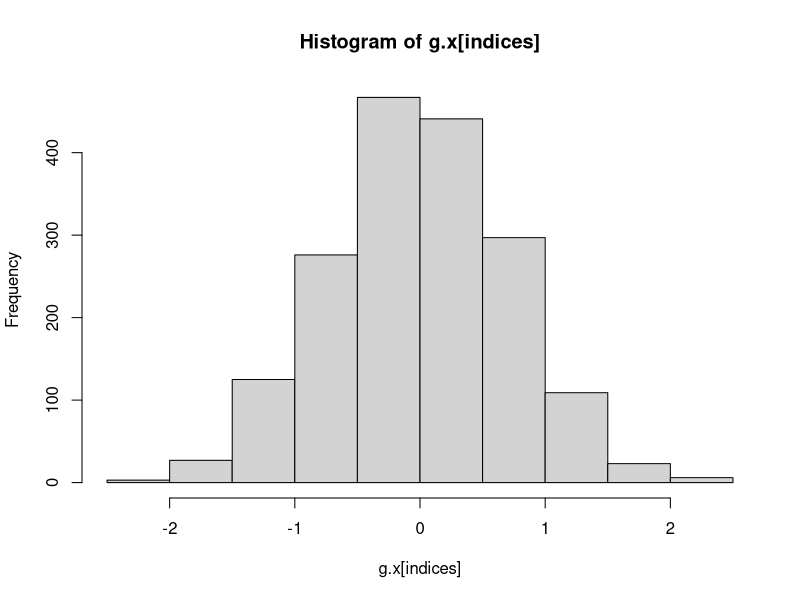
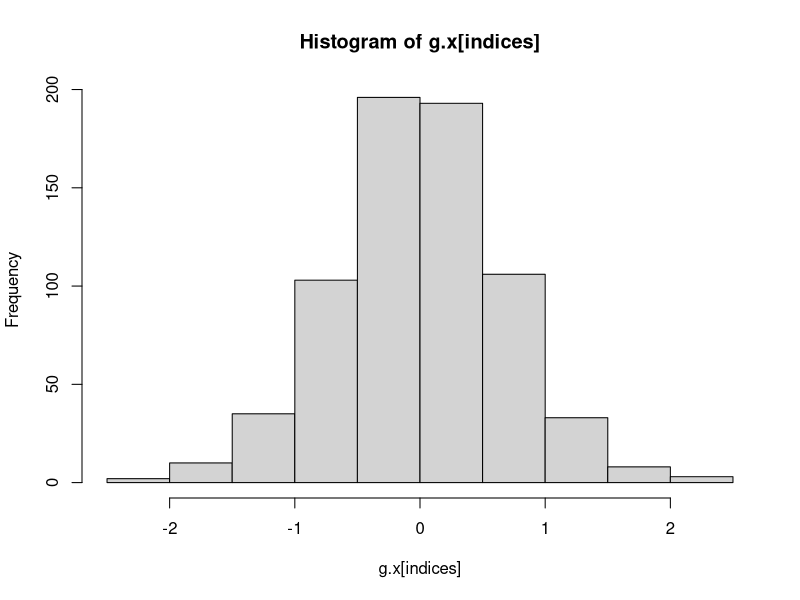
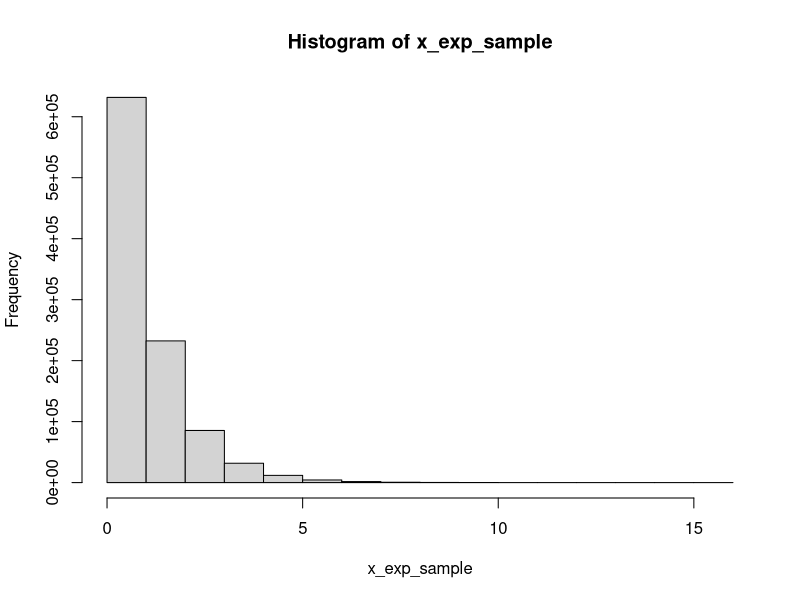
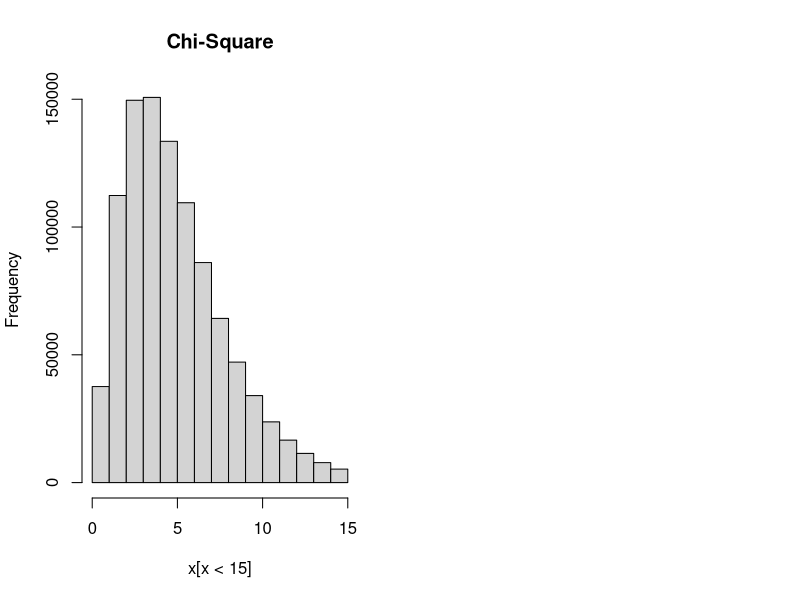

Write R code to recreate these figures, in order. (Note: this script raises an error after producing the figures.)
## ---- chunk 1


a <- c(1, 2)
b <- c(3, 4)
rbind(a,b)
c(rbind(a, b))
cbind(a,b)


# Define sample sizes
n_values <- c(10, 100, 1000, 10000, 100000)

# Number of repetitions for each n
reps <- 3

# Initialize storage for results
results <- matrix(NA, nrow = length(n_values), ncol = 2 * reps)

# Loop over different values of n
for (i in 1:length(n_values)) {
  n <- n_values[i]
  
  # 初始化操作--创建一个长度为 reps 的数值向量，并初始化所有元素为 0。
  means <- numeric(reps) 
  sds <- numeric(reps)
  
  # Repeat simulation for each repetition
  for (j in 1:reps) {
    sample <- rnorm(n)  # Generate n samples from N(0,1)
    means[j] <- mean(sample)  # Compute sample mean
    sds[j] <- sd(sample)  # Compute sample standard deviation
  }
  
  
  # Store results 
  results[i, ] <- c(rbind(means, sds))
}

# Convert results into a data frame
results_df <- as.data.frame(results)
colnames(results_df) <- c("Mean_1", "SD_1", "Mean_2", "SD_2", "Mean_3", "SD_3")
rownames(results_df) <- n_values

# Print results
print(results_df)

# Compute Monte Carlo errors for repetition 1
# sapply() is one of the apply() series of functions that apply some function to each element of a list or vector and return the vector.
mc_errors <- sapply(1:length(n_values), function(i) {sd(rnorm(n_values[i])) / sqrt(n_values[i])})  

# Print Monte Carlo errors
print(mc_errors)

## ---- chunk 2
f = function(x){
  return(exp(-x^2))
}


# numeric calculation（Riemann sum）
dx=0.01
x=seq(-5,5,dx)
f.x=f(x)
sum(f.x*dx)
sqrt(pi)


# Rejection Sampling to estimate f（x）= exp(-x^2)
# Uniform(-5,5) not bounded so we choose c* it later.
g.x = runif(10000, -5, 5)

peak_f <- f(0) #- standard normal

# 计算均匀分布的峰值
peak_g_uniform <- 1 / (5 - (-5))

c = peak_f / peak_g_uniform # how much (the highest point of) f.x is bigger than g.x

# g.x在-5到5间
t = f(g.x) / (c * dunif(g.x, -5, 5))
u = runif(10000)
?runif
indices = (u < t)
hist(g.x[indices])
ratio = sum(indices) / length(indices)
integral.f = ratio * c
integral.f

# Normal Distribution
g.x = rnorm(1000)
c = 2.55
t = f(g.x) / (c * dnorm(g.x))
u = runif(1000) # Y-axis distribution(since 0-1, uniform!)
indices = (u < t)
hist(g.x[indices])
ratio = sum(indices) / length(indices)
integral.f = ratio * c
integral.f

## ---- chunk 3
g.x = rnorm(100000)
w = f(g.x) / dnorm(g.x)
mean(w)

g.x = runif(100000, -5, 5)
w = f(g.x) / dunif(g.x, -5, 5)
mean(w)
## ---- chunk 4
# Sampling Importance Resampling - SIR
# f(x) - desired (unnormalized) distribution - 5*chi-square(df=5)
# g(x) - proposed distribution - exponential
n = 1000000 #sample size
# 从提议分布中生成样本
x_exp_sample = rexp(n) # Samples are generated from the exponential distribution as a proposed distribution.
#  绘制提议分布的直方图
par(mfrow=c(1,1)) # 1 row 1 column
hist(x_exp_sample) 


# 计算目标分布的未归一化概率密度
f_x_unnormalized_pdf = 5*dchisq(x_exp_sample, df=5) # dchisq 函数返回的是概率密度值，而不是概率值（即未归一化的概率值），所以这里乘以5（或其他常数）是为了得到未归一化的卡方分布的概率密度值。f_x_unnormalized_pdf存储了每个指数分布样本点在自由度为5的卡方分布下的未归一化概率密度值

#  计算提议分布的概率密度
g_x_pdf = dexp(x_exp_sample) # 计算提议分布（指数分布）的概率密度函数。

#权重
weights = f_x_unnormalized_pdf / g_x_pdf # 计算每个样本的权重
#归一化权重
weights_norm = weights / sum(weights) # 归一化权重
# resampling
f_x_sample = sample(x_exp_sample, size = n, replace = TRUE, prob = weights_norm) 

# 绘制目标分布和重采样结果的直方图（对比真实和resampling）
par(mfrow=c(1,2))
x = rchisq(n, df=5)
hist(x[x<15], breaks = seq(0,15,1), main="Chi-Square")
hist(f_x_sample, breaks = seq(0,15,1), main="SIR")


## ---- chunk 5
# moving from f1(x) to f2(x)从卡方分布转移到 F 分布
f_1 = dchisq(f_x_sample, df=5)
f_2 = df(f_x_sample, df1=5, df2=25)
new_weights = f_2 / f_1

#检查权重均值
mean(new_weights) # should be ~ 1

mean(weights)

# 归一化新权重
new_weights_norm = new_weights / sum(new_weights)

#  重采样生成 F 分布样本

f2_x_sample = sample(f_x_sample, size = n, replace = TRUE, prob = new_weights_norm)

# 绘制 F 分布和重采样结果的直方图
par(mfrow=c(1,2))
x = rf(n, 5, 25)
hist(x[x<15], breaks = seq(0,15,1), main="F(5,25)")
hist(f2_x_sample, breaks = seq(0,15,1), main="SIR")
## ---- chunk 6
theta <- c(1, 2, 3, 4, 5)
plot(density(theta), type="l")
